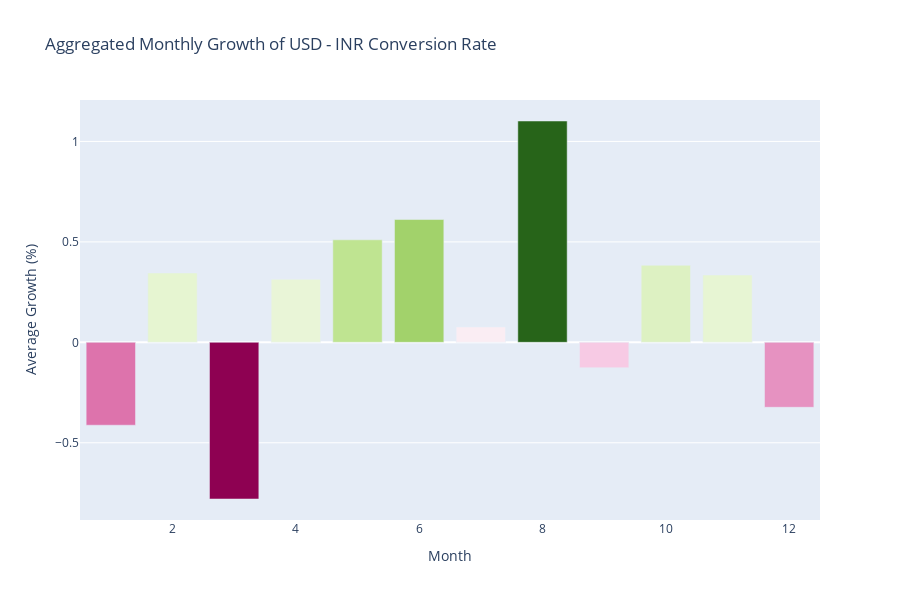

Notebook code for this chart:
### Markdown cell above
### Yearly Growth of USD – INR Conversion Rate

The bar chart above visualizes the **annual percentage change** in the USD to INR exchange rate over the entire time span of the dataset.

#### Key Observations

- **High Volatility in Specific Years**:
  - Around **2008**, the chart shows a sharp **negative growth** (~–11%), likely linked to the global financial crisis and temporary INR strengthening.
  - In contrast, **2009** and **2011** show **double-digit positive growth**, possibly due to post-crisis recovery and rising USD demand.
  - **2013** and **2018** also show notable increases, consistent with macroeconomic pressure on the INR.

- **Periods of Stability**:
  - Several years (e.g., 2006, 2014, 2019–2021) show modest positive or near-zero growth, indicating more stable currency dynamics during those periods.

- **Most Extreme Year**:
  - **2009** stands out with a **growth above 20%**, indicating a major depreciation of the INR relative to the USD, a critical year to analyze further.

#### Why This Matters

Understanding year-over-year fluctuations helps identify:

- Historical turning points and economic cycles
- Periods of currency volatility relevant for risk management
- Timeframes that may require separate modeling strategies

This insight can be particularly useful for businesses or investors who are sensitive to currency shifts and helps us better frame the predictive modeling task.

### Code cell
# Calculate monthly growth
data['Growth'] = data.groupby(['Year', 'Month'])['Close'].transform(lambda x: (x.iloc[-1] - x.iloc[0]) / x.iloc[0] * 100)

# Group data by Month and calculate average growth
grouped_data = data.groupby('Month').mean().reset_index()

fig = go.Figure()

fig.add_trace(go.Bar(
    x=grouped_data['Month'],
    y=grouped_data['Growth'],
    marker_color=grouped_data['Growth'],
    hovertemplate='Month: %{x}<br>Average Growth: %{y:.2f}%<extra></extra>'
))

fig.update_layout(
    title="Aggregated Monthly Growth of USD - INR Conversion Rate",
    xaxis_title="Month",
    yaxis_title="Average Growth (%)",
    width=900,
    height=600
)

pio.show(fig)

### Figure 1 — Plotly figure (JSON) as saved in the notebook; plotly's stock layout.template omitted (floating-point values rounded to 4 significant figures)
{"data": [{"hovertemplate": "Month: %{x}<br>Average Growth: %{y:.2f}%<extra></extra>", "marker": {"color": [-0.4126, 0.3452, -0.78, 0.3137, 0.5103, 0.6112, 0.07662, 1.102, -0.1263, 0.384, 0.3352, -0.3236]}, "type": "bar", "x": [1, 2, 3, 4, 5, 6, 7, 8, 9, 10, 11, 12], "y": [-0.4126, 0.3452, -0.78, 0.3137, 0.5103, 0.6112, 0.07662, 1.102, -0.1263, 0.384, 0.3352, -0.3236]}], "layout": {"height": 600, "title": {"text": "Aggregated Monthly Growth of USD - INR Conversion Rate"}, "width": 900, "xaxis": {"title": {"text": "Month"}}, "yaxis": {"title": {"text": "Average Growth (%)"}}}}
